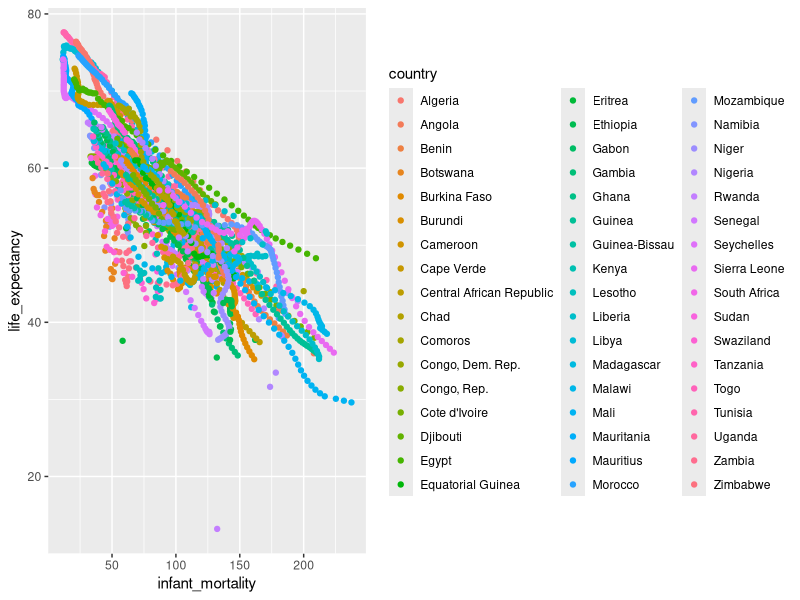
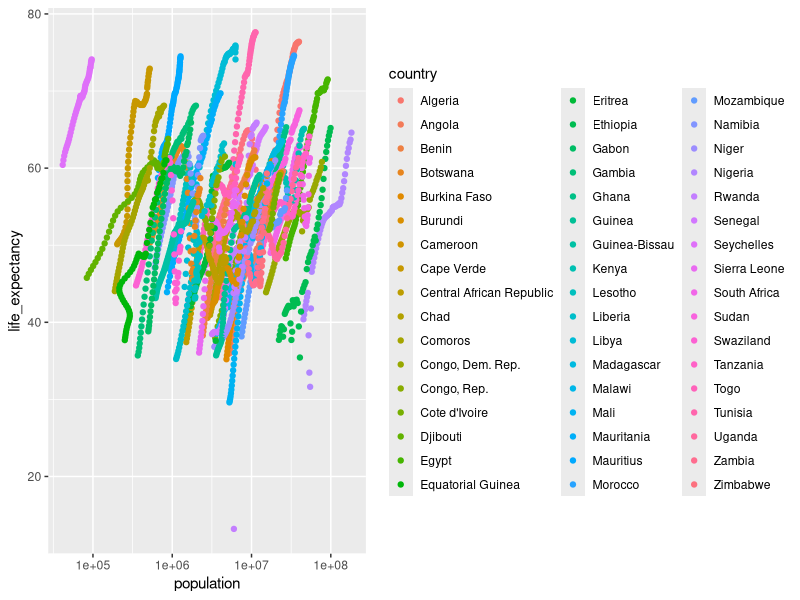
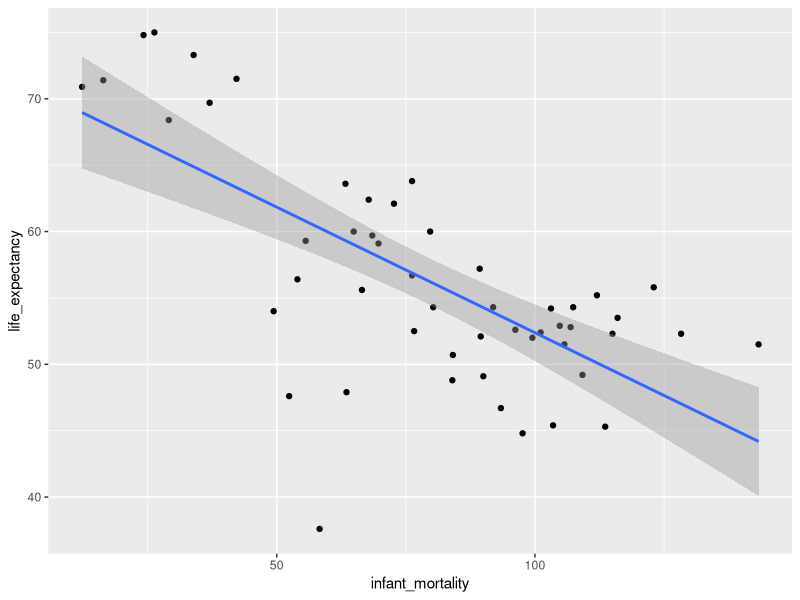

Reproduce these figures in R, in order.
## ---- chunk 1
library(dslabs)
library(tidyverse)
library(skimr)
## ---- chunk 2
dplyr::glimpse(gapminder)
skimr::skim(gapminder)
## ---- chunk 3
africasmall <- gapminder %>% dplyr::filter(continent == "Africa") %>% dplyr::select(life_expectancy,country,population,infant_mortality) 
skim(africasmall)
## ---- chunk 4
p1 <- africasmall %>% ggplot(aes(x = infant_mortality, y = life_expectancy, color = country)) + geom_point()
plot(p1)
p2 <- africasmall %>% ggplot(aes(x = population, y = life_expectancy, color = country )) + geom_point() + scale_x_log10()
plot(p2)
## ---- chunk 5
gapminder %>% dplyr::filter(continent == "Africa", year == 2000) %>%  
             ggplot(aes(x = infant_mortality, y = life_expectancy)) + geom_point() + geom_smooth(method = "lm") -> p3
plot(p3)
